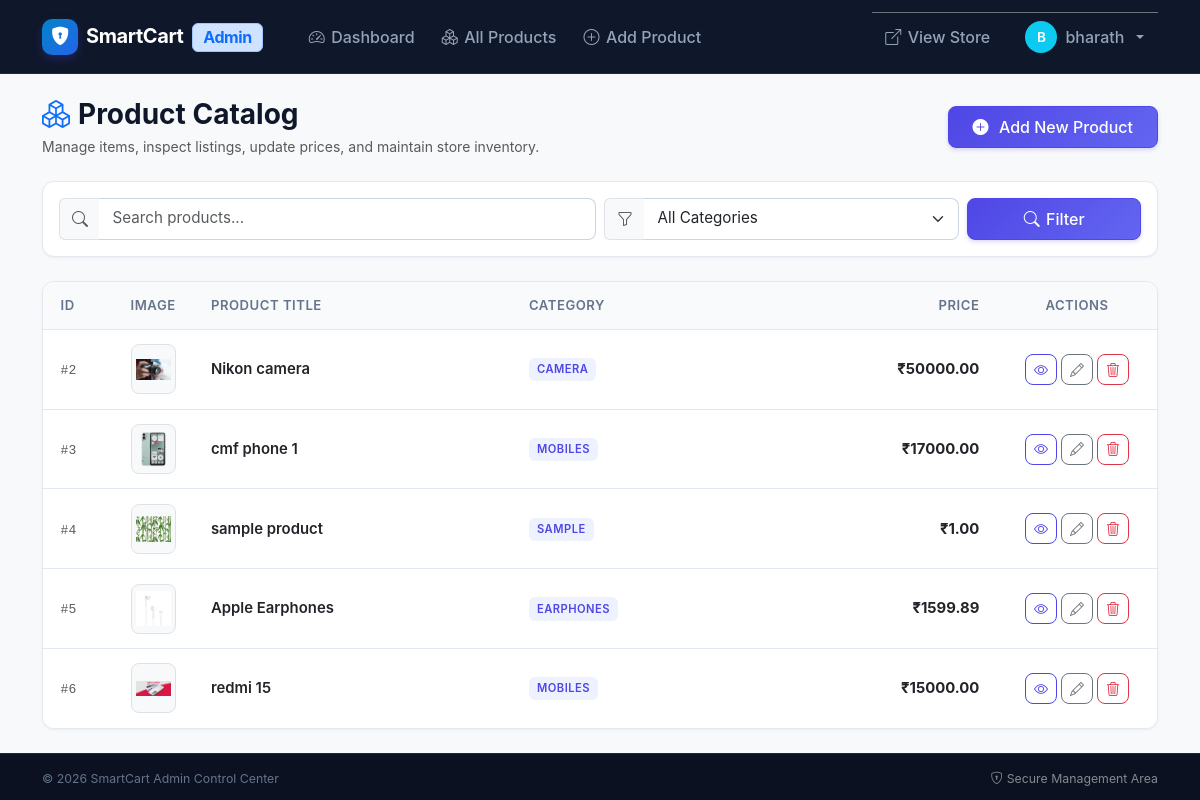
/admin/item-list (signed in), run on the app's committed database.
### tables this page shows
CREATE TABLE products (
    product_id INTEGER PRIMARY KEY AUTOINCREMENT,
    name TEXT,
    description TEXT,
    category TEXT,
    price REAL,
    image TEXT
);

### app.py (the view)
@app.route('/admin/item-list')
def item_list():
    if 'admin_id' not in session:
        flash("Please login!", "danger")
        return redirect('/admin-login')
    search = request.args.get('search', '')
    category_filter = request.args.get('category', '')
    conn = get_db_connection()
    cursor = conn.cursor(dictionary=True)
    cursor.execute("SELECT DISTINCT category FROM products")
    categories = cursor.fetchall()
    query = "SELECT * FROM products WHERE 1=1"
    params = []
    if search:
        query += " AND name LIKE %s"
        params.append("%" + search + "%")
    if category_filter:
        query += " AND category = %s"
        params.append(category_filter)
    cursor.execute(query, params)
    products = cursor.fetchall()
    cursor.close()
    conn.close()
    return render_template(
        "admin/item_list.html",
        products=products,
        categories=categories
    )

### app.py (called while the page is built)
def get_db_connection():
    db_type = getattr(config, 'DB_TYPE', 'sqlite').lower()
    if db_type == 'mysql':
        if mysql is None:
            raise ImportError("mysql-connector-python is not installed. Please install it or set DB_TYPE='sqlite'.")
        return mysql.connector.connect(
            host=config.DB_HOST,
            user=config.DB_USER,
            password=config.DB_PASSWORD,
            database=config.DB_NAME
        )
    else:
        init_sqlite_db()
        db_path = getattr(config, 'SQLITE_DB_PATH', os.path.join(os.path.dirname(os.path.abspath(__file__)), 'smartcart.db'))
        conn = sqlite3.connect(db_path)
        return SQLiteConnectionWrapper(conn)

    def execute(self, query, params=None):
        query = query.replace('%s', '?')
        if params is not None:
            return self._cursor.execute(query, params)
        return self._cursor.execute(query)

    def fetchall(self):
        return [dict(row) for row in self._cursor.fetchall()]

    def close(self):
        self._cursor.close()

    def cursor(self, dictionary=True):
        return SQLiteCursorWrapper(self._conn.cursor())

    def close(self):
        self._conn.close()

### templates/admin/item_list.html (shortened to what this page needs)
{% extends "admin/base_admin.html" %}
{% block content %}
<div class="d-flex flex-column flex-md-row justify-content-between align-items-md-center gap-3 mb-3 mb-md-4">
    <div>
        <h2 class="fw-bold mb-1 fs-3 fs-md-2"><i class="bi bi-boxes text-primary me-2"></i>Product Catalog</h2>
        <p class="text-muted small mb-0">Manage items, inspect listings, update prices, and maintain store inventory.</p>
    </div>
    <div>
        <a href="/admin/add-item" class="btn btn-primary px-4 py-2">
            <i class="bi bi-plus-circle-fill me-1"></i> Add New Product
        </a>
    </div>
</div>
<div class="sc-card p-3 mb-4">
    <form method="GET" action="/admin/item-list" class="row g-2 align-items-center">
        <div class="col-12 col-md-6">
            <div class="input-group">
                <span class="input-group-text bg-light border-end-0 text-muted">
                    <i class="bi bi-search"></i>
                </span>
                <input type="text" name="search" class="form-control border-start-0"
                       placeholder="Search products..."
                       value="{{ request.args.get('search', '') }}">
            </div>
        </div>
        <div class="col-12 col-sm-7 col-md-4">
            <div class="input-group">
                <span class="input-group-text bg-light border-end-0 text-muted">
                    <i class="bi bi-funnel"></i>
                </span>
                <select name="category" class="form-select border-start-0">
                    <option value="">All Categories</option>
                </select>
            </div>
        </div>
        <div class="col-12 col-sm-5 col-md-2 d-flex gap-2">
            <button type="submit" class="btn btn-primary flex-grow-1">
                <i class="bi bi-search"></i> Filter
            </button>
        </div>
    </form>
</div>
{% if products %}
<div class="sc-table-card">
    <div class="table-responsive">
        <table class="table sc-table align-middle">
            <thead>
                <tr>
                    <th scope="col" style="width: 70px;">ID</th>
                    <th scope="col" style="width: 80px;">Image</th>
                    <th scope="col">Product Title</th>
                    <th scope="col">Category</th>
                    <th scope="col" class="text-end">Price</th>
                    <th scope="col" class="text-center" style="width: 160px;">Actions</th>
                </tr>
            </thead>
            <tbody>
                {% for product in products %}
                <tr>
                    <td>
                        <span class="font-monospace text-muted small">#{{ product.product_id }}</span>
                    </td>
                    <td>
                        <img src="/static/uploads/product_images/{{ product.image }}"
                             alt="{{ product.name }}"
                             class="rounded-3 border p-1 bg-light flex-shrink-0"
                             style="width: 50px; height: 50px; object-fit: contain;"
                             onerror="this.src='https://placehold.co/50x50?text=Item';">
                    </td>
                    <td>
                        <span class="fw-semibold text-dark">{{ product.name }}</span>
                    </td>
                    <td>
                        <span class="sc-category-badge mb-0">{{ product.category }}</span>
                    </td>
                    <td class="text-end fw-bold text-dark">
                        ₹{{ "%.2f"|format(product.price|float) if product.price is number else product.price }}
                    </td>
                    <td class="text-center">
                        <div class="d-inline-flex gap-1">
                            <a href="/admin/view-item/{{ product.product_id }}" class="btn btn-outline-primary btn-sm px-2 py-1" title="View Product">
                                <i class="bi bi-eye"></i>
                            </a>
                            <a href="/admin/update-item/{{ product.product_id }}" class="btn btn-outline-secondary btn-sm px-2 py-1" title="Edit Product">
                                <i class="bi bi-pencil"></i>
                            </a>
                            <a href="/admin/delete-item/{{ product.product_id }}"
                               class="btn btn-outline-danger btn-sm px-2 py-1"
                               title="Delete Product"
                               onclick="return confirm('Are you sure you want to permanently delete \'{{ product.name }}\'?')">
                                <i class="bi bi-trash3"></i>
                            </a>
                        </div>
                    </td>
                </tr>
                {% endfor %}
            </tbody>
        </table>
    </div>
</div>
{% endif %}
{% endblock %}

### static/css/style.css (style rules this page uses)
:root { --sc-primary: #4f46e5; --sc-primary-hover: #4338ca; --sc-primary-subtle: #eef2ff; --sc-accent: #06b6d4; --sc-success: #10b981; --sc-warning: #f59e0b; --sc-danger: #ef4444; --sc-dark: #0f172a; --sc-slate: #334155; --sc-muted: #64748b; --sc-border: #e2e8f0; --sc-bg: #f8fafc; --sc-card-bg: #ffffff; --sc-radius-sm: 8px; --sc-radius: 12px; --sc-radius-lg: 16px; --sc-shadow-sm: 0 1px 3px rgba(0, 0, 0, 0.05); --sc-shadow: 0 4px 6px -1px rgba(0, 0, 0, 0.07), 0 2px 4px -2px rgba(0, 0, 0, 0.04); --sc-shadow-lg: 0 10px 25px -3px rgba(0, 0, 0, 0.08), 0 4px 6px -4px rgba(0, 0, 0, 0.03); --sc-shadow-hover: 0 14px 28px -4px rgba(79, 70, 229, 0.12), 0 6px 12px -4px rgba(0, 0, 0, 0.05); }
html { scroll-behavior: smooth; }
body { font-family: -apple-system, BlinkMacSystemFont, "Segoe UI", Roboto, "Helvetica Neue", Arial, sans-serif; background-color: var(--sc-bg); color: var(--sc-dark); min-height: 100vh; display: flex; flex-direction: column; overflow-x: hidden; -webkit-tap-highlight-color: transparent; }
a { text-decoration: none; color: var(--sc-primary); transition: color 0.2s ease, background-color 0.2s ease, transform 0.2s ease; }
img { max-width: 100%; height: auto; }
.btn { font-weight: 500; border-radius: 8px; padding: 0.5rem 1rem; transition: all 0.2s ease; display: inline-flex; align-items: center; justify-content: center; gap: 0.4rem; white-space: nowrap; }
.btn-primary { background: linear-gradient(135deg, var(--sc-primary) 0%, #6366f1 100%); border-color: var(--sc-primary); color: #ffffff; box-shadow: 0 2px 4px rgba(79, 70, 229, 0.2); }
.btn-outline-primary { color: var(--sc-primary); border-color: var(--sc-primary); }
.sc-card { background: var(--sc-card-bg); border: 1px solid var(--sc-border); border-radius: var(--sc-radius); box-shadow: var(--sc-shadow-sm); transition: all 0.25s cubic-bezier(0.16, 1, 0.3, 1); overflow: hidden; }
.sc-category-badge { font-size: 0.7rem; font-weight: 600; text-transform: uppercase; letter-spacing: 0.04em; background-color: var(--sc-primary-subtle); color: var(--sc-primary); padding: 0.2rem 0.5rem; border-radius: 6px; display: inline-block; margin-bottom: 0.5rem; }
.form-control, .form-select { border: 1px solid #cbd5e1; border-radius: 8px; padding: 0.55rem 0.85rem; font-size: 0.95rem; transition: border-color 0.2s ease, box-shadow 0.2s ease; background-color: #ffffff; }
.sc-table-card { background: #ffffff; border: 1px solid var(--sc-border); border-radius: var(--sc-radius); overflow: hidden; box-shadow: var(--sc-shadow-sm); }
.sc-table { margin-bottom: 0; vertical-align: middle; }
.sc-table thead th { background-color: #f8fafc; font-weight: 600; font-size: 0.82rem; text-transform: uppercase; letter-spacing: 0.04em; color: var(--sc-muted); border-bottom: 1px solid var(--sc-border); padding: 0.85rem 1.1rem; white-space: nowrap; }
.sc-table tbody td { padding: 0.9rem 1.1rem; border-bottom: 1px solid var(--sc-border); color: var(--sc-dark); font-size: 0.93rem; }
.sc-table tbody tr:last-child td { border-bottom: none; }

### data on the page
products: product_id "2", image (picture), name "Nikon camera", category "CAMERA", price "50000.00"
products: product_id "3", image (picture), name "cmf phone 1", category "MOBILES", price "17000.00"
products: product_id "4", image (picture), name "sample product", category "SAMPLE", price "1.00"
products: product_id "5", image (picture), name "Apple Earphones", category "EARPHONES", price "1599.89"
products: product_id "6", image (picture), name "redmi 15", category "MOBILES", price "15000.00"

### other printed values
{{ (session.get('admin_name', 'A'))[0]|upper }} "B"
{{ session.get('admin_name', 'Admin') }} "bharath"
